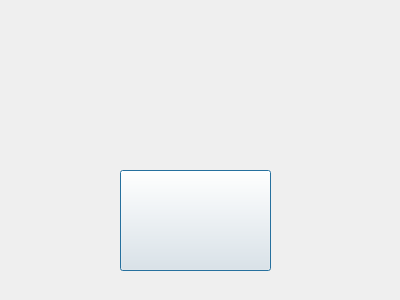
<?xml version="1.0" encoding="UTF-8"?>
<ui version="4.0">
 <class>Dialog3</class>
 <widget class="QDialog" name="Dialog3">
  <property name="geometry">
   <rect>
    <x>0</x>
    <y>0</y>
    <width>400</width>
    <height>300</height>
   </rect>
  </property>
  <property name="windowTitle">
   <string>Dialog</string>
  </property>
  <property name="styleSheet">
   <string notr="true">border-image: url(:/img/pingju.png);</string>
  </property>
  <widget class="QPushButton" name="pushButton">
   <property name="geometry">
    <rect>
     <x>120</x>
     <y>170</y>
     <width>151</width>
     <height>101</height>
    </rect>
   </property>
   <property name="styleSheet">
    <string notr="true"/>
   </property>
   <property name="text">
    <string/>
   </property>
  </widget>
  <widget class="QLabel" name="label">
   <property name="geometry">
    <rect>
     <x>0</x>
     <y>0</y>
     <width>401</width>
     <height>301</height>
    </rect>
   </property>
   <property name="text">
    <string/>
   </property>
  </widget>
  <zorder>label</zorder>
  <zorder>pushButton</zorder>
 </widget>
 <resources/>
 <connections/>
</ui>
